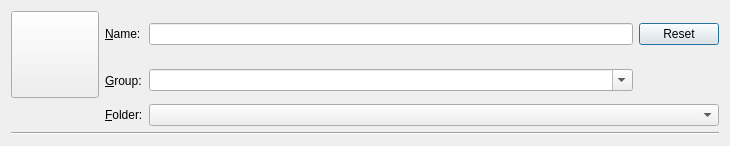
<?xml version="1.0" encoding="UTF-8"?>
<ui version="4.0">
 <class>NewInstanceDialog</class>
 <widget class="QDialog" name="NewInstanceDialog">
  <property name="windowModality">
   <enum>Qt::ApplicationModal</enum>
  </property>
  <property name="geometry">
   <rect>
    <x>0</x>
    <y>0</y>
    <width>730</width>
    <height>127</height>
   </rect>
  </property>
  <property name="windowTitle">
   <string>New Instance</string>
  </property>
  <property name="windowIcon">
   <iconset>
    <normaloff>:/icons/toolbar/new</normaloff>:/icons/toolbar/new</iconset>
  </property>
  <property name="modal">
   <bool>true</bool>
  </property>
  <layout class="QVBoxLayout" name="verticalLayout">
   <item>
    <layout class="QGridLayout" name="gridLayout_2">
     <item row="2" column="1">
      <widget class="QLabel" name="instanceDirLabel">
       <property name="text"><string>&amp;Folder:</string></property>
       <property name="buddy"><cstring>instanceDirBox</cstring></property>
      </widget>
     </item>
     <item row="2" column="2" colspan="2">
      <widget class="QComboBox" name="instanceDirBox"/>
     </item>
     <item row="0" column="2">
      <widget class="QLineEdit" name="instNameTextBox"/>
     </item>
     <item row="1" column="2">
      <widget class="QComboBox" name="groupBox">
       <property name="editable">
        <bool>true</bool>
       </property>
      </widget>
     </item>
     <item row="0" column="1">
      <widget class="QLabel" name="nameLabel">
       <property name="text">
        <string>&amp;Name:</string>
       </property>
       <property name="buddy">
        <cstring>instNameTextBox</cstring>
       </property>
      </widget>
     </item>
     <item row="1" column="1">
      <widget class="QLabel" name="groupLabel">
       <property name="text">
        <string>&amp;Group:</string>
       </property>
       <property name="buddy">
        <cstring>groupBox</cstring>
       </property>
      </widget>
     </item>
     <item row="0" column="0" rowspan="2">
      <widget class="QToolButton" name="iconButton">
       <property name="iconSize">
        <size>
         <width>80</width>
         <height>80</height>
        </size>
       </property>
      </widget>
     </item>
     <item row="0" column="3">
      <widget class="QPushButton" name="resetNameButton">
       <property name="text">
        <string>Reset</string>
       </property>
      </widget>
     </item>
    </layout>
   </item>
   <item>
    <widget class="Line" name="line">
     <property name="orientation">
      <enum>Qt::Horizontal</enum>
     </property>
    </widget>
   </item>
  </layout>
 </widget>
 <tabstops>
  <tabstop>iconButton</tabstop>
  <tabstop>instNameTextBox</tabstop>
  <tabstop>groupBox</tabstop>
  <tabstop>instanceDirBox</tabstop>
 </tabstops>
 <resources/>
 <connections/>
</ui>
